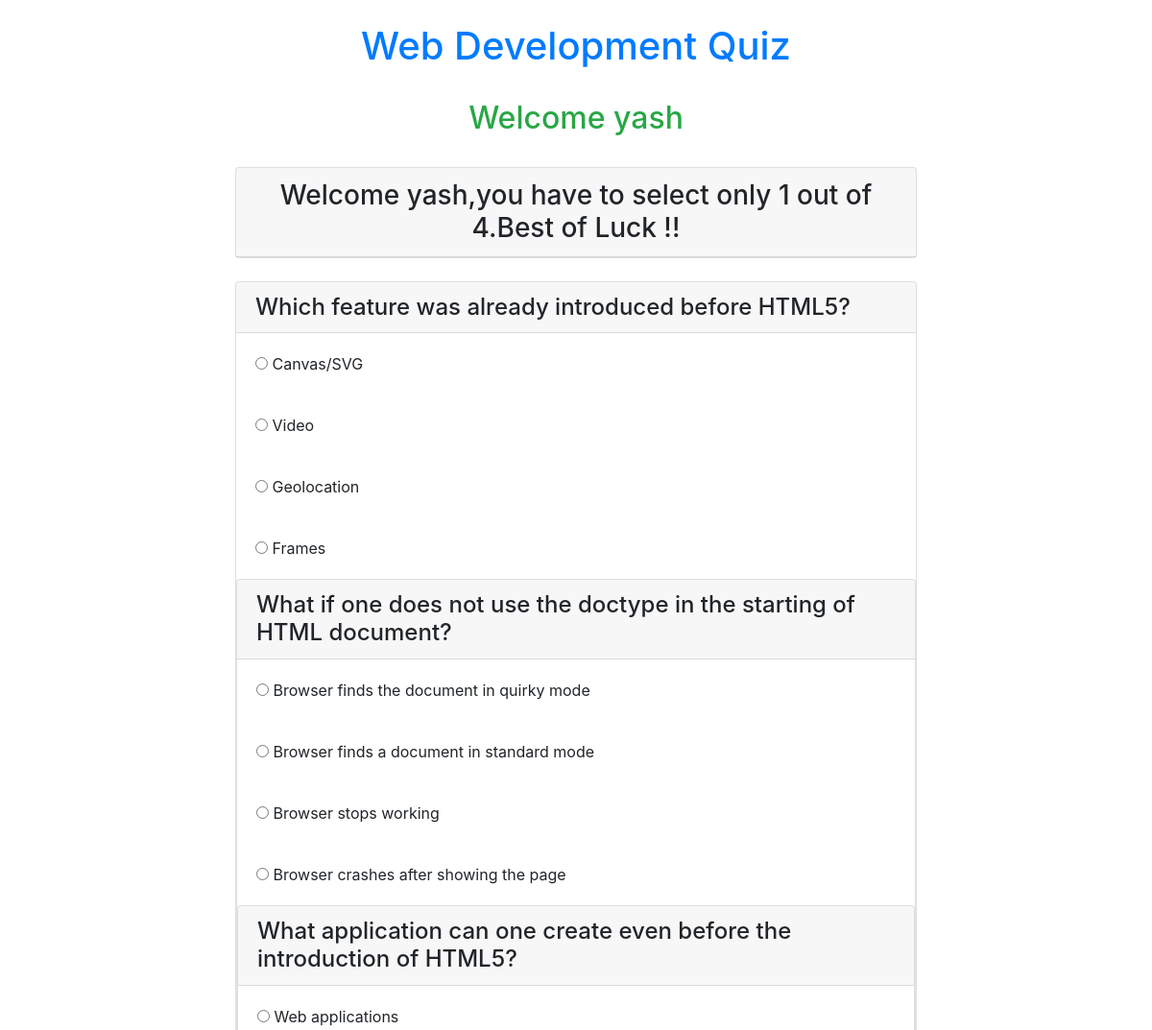
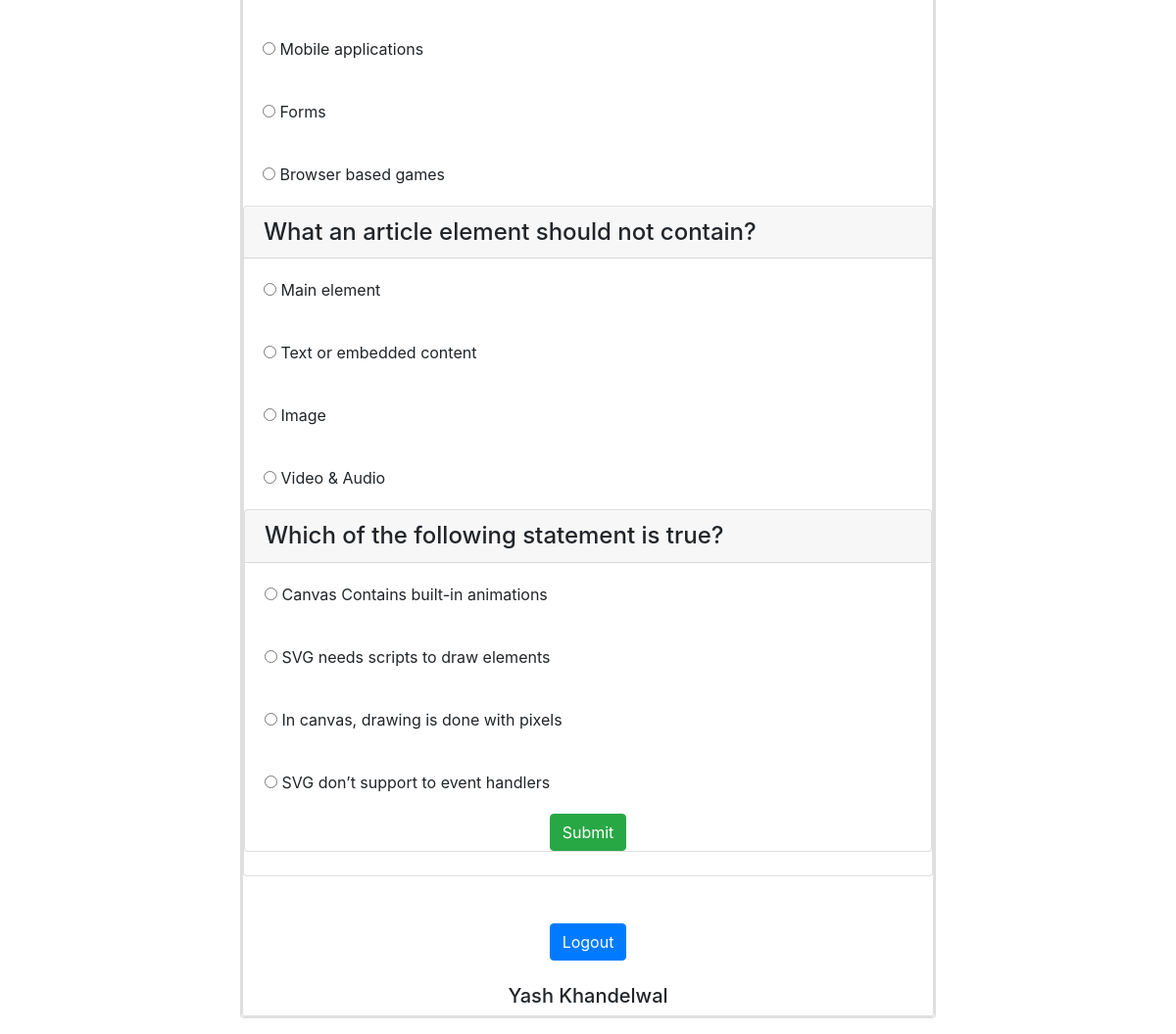
The app's page /quiz/home.php (signed in) with its own data (2 pictures, top to bottom).
### tables this page shows
CREATE TABLE `questions` (
  `qid` int(250) NOT NULL,
  `question` varchar(250) NOT NULL,
  `ans_id` int(250) NOT NULL
);

CREATE TABLE `answers` (
  `aid` int(250) NOT NULL,
  `answer` text NOT NULL,
  `ans_id` int(250) NOT NULL
);

### quiz/home.php (the view, shortened to what this page needs)
<?php
    $con=mysqli_connect('localhost','root','');
    mysqli_select_db($con,'quizdbase');
?>
<html>
<head>
<link rel="stylesheet" href="https://maxcdn.bootstrapcdn.com/bootstrap/4.5.2/css/bootstrap.min.css">
</head>
<body>
    <div class="container">
    <br><h1 class="text-center text-primary">Web Development Quiz</h1><br>
    <h2 class="text-center text-success"> Welcome <?php echo $_SESSION['username']?></h2><br>
<div class="col-lg-8 m-auto d-block">
    <div class="card">
        <h3 class="text-center card-header">Welcome <?php echo $_SESSION['username']?>,you have to select only 1 out of 4.Best of Luck !! </h3>
    </div><br>
    <form action="check.php" method="post">
    <?php
    for($i=1;$i<6;$i++){
    $q="select * from questions where qid=$i";
    $query=mysqli_query($con,$q);
    while($rows=mysqli_fetch_array($query)){
        ?>
        <div class="card">
            <h4 class="card-header"><?php echo $rows['question'];?></h4>
            <?php
            $q="select * from answers where ans_id=$i";
            $query=mysqli_query($con,$q);
            while($rows=mysqli_fetch_array($query)){
            ?>
            <div class="card-body">
                <input type="radio" name="quizcheck[<?php echo $rows['ans_id'];?>]" value="<?php echo $rows['aid']; ?>">
                <?php
                echo $rows['answer'];
                 ?>
            </div>
        <?php
            }
    }
}
    ?>
        <input type="submit" name="submit" value="Submit" class="btn btn-success m-auto d-block">
        </form>
        </div><br>
</div><br><br>
    <div class="m-auto d-block">
    <a href="logout.php" class=" text-center btn btn-primary">Logout</a>
    </div><br>
    <div>
        <h5 class="text-center"> Yash Khandelwal </h5>
    </div>
</body>
</html>

### records on screen
questions: question "Which feature was already introduced before HTML5?"
answers: answer "Canvas/SVG"
answers: answer "Video"
answers: answer "Geolocation"
answers: answer "Frames"
questions: question "What if one does not use the doctype in the starting of HTML document?"
answers: answer "Browser finds the document in quirky mode"
answers: answer "Browser finds a document in standard mode"
answers: answer "Browser stops working"
answers: answer "Browser crashes after showing the page"
questions: question "What application can one create even before the introduction of HTML5?"
answers: answer "Web applications"
answers: answer "Mobile applications"
answers: answer "Forms"
answers: answer "Browser based games"
questions: question "What an article element should not contain?"
answers: answer "Main element"
answers: answer "Text or embedded content"
answers: answer "Image"
answers: answer "Video & Audio"
questions: question "Which of the following statement is true?"
answers: answer "Canvas Contains built-in animations"
answers: answer "SVG needs scripts to draw elements"
answers: answer "In canvas, drawing is done with pixels"
answers: answer "SVG don’t support to event handlers"

### other values on screen
$_SESSION['username'] "yash"
